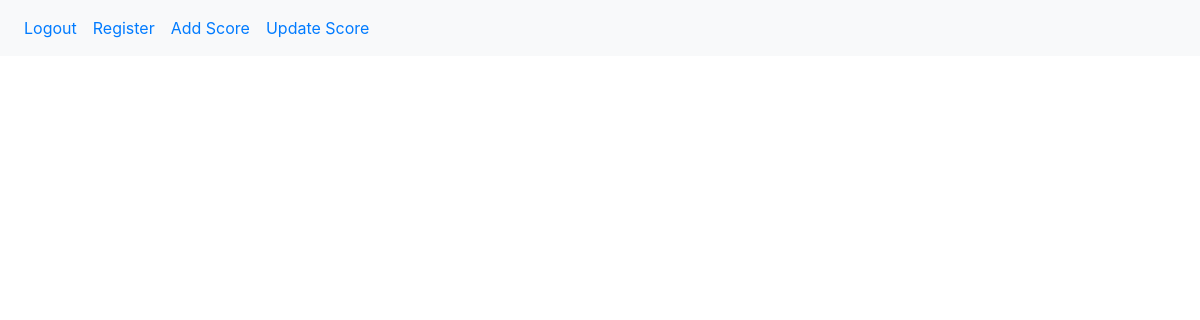
The app's page /update/ (signed in), older data.
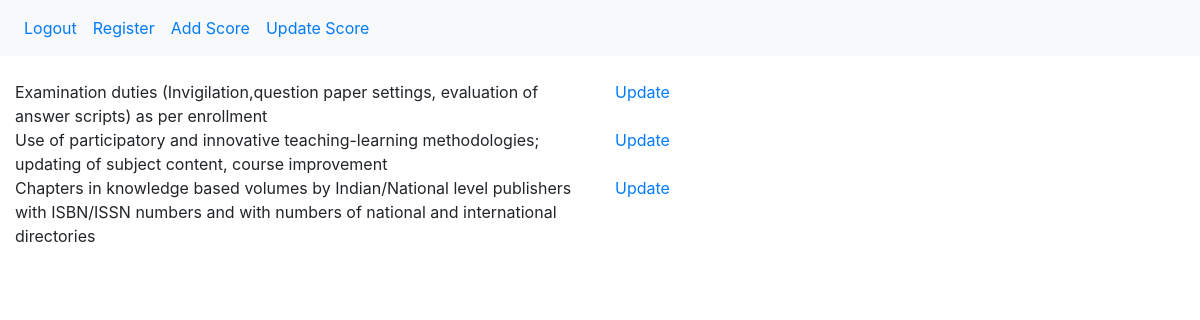
The same page, newer data.
### api/models.py (models this page shows, shortened)
class FacultyApi(models.Model):
    user = models.ForeignKey(FacultyProfile,on_delete=models.CASCADE)
    nature_of_activity = models.ForeignKey(Api,on_delete=models.CASCADE)
    self_assesment = models.PositiveSmallIntegerField(default=None,null=True,blank=True)
    verified_api_score = models.PositiveSmallIntegerField(default=None,null=True,blank=True)
    class Meta:
        constraints = [
            models.UniqueConstraint(fields=['nature_of_activity', 'user'],name='faculty_api')
        ]

class Api(models.Model):
    stream = models.ForeignKey(CategoryStream,on_delete=models.CASCADE)
    nature_of_activity = models.CharField(max_length=750)
    max_score = models.PositiveSmallIntegerField()
    class Meta:
        constraints = [
            models.UniqueConstraint(fields=['nature_of_activity', 'stream'],name='api')
        ]
    def __str__(self):
        return str(self.nature_of_activity)

### api/views.py (the view)
# urls.py: path('update/',views.FacultyApiList.as_view(),name='list_view'),
class FacultyApiList(ListView):
    context_object_name="list"
    def get_queryset(self,**kwargs):
        query = FacultyApi.objects.filter(user=FacultyProfile.objects.get(user=User.objects.get(id=self.request.user.id)))
        return query

### templates/api/facultyapi_list.html
{% extends "base.html" %}
{% block body_block %}
<div class="container-fluid">
    <div class="row">
        {% for item in list %}
            <div class="col-xl-6">{{ item.nature_of_activity }}</div>
            <a href="{% url 'api:update' pk=item.id %}" class="col-xl-6">Update</a>
        {% endfor %}
    </div>
</div>
{% endblock %}

Row changes from the older to the newer data that the page shows:
added FacultyApi: nature_of_activity "Examination duties (Invigilation,question paper settings, evaluation of answer scripts) as per enrollment"
added FacultyApi: nature_of_activity "Use of participatory and innovative teaching-learning methodologies; updating of subject content, course improvement"
added FacultyApi: nature_of_activity "Chapters in knowledge based volumes by Indian/National level publishers with ISBN/ISSN numbers and with numbers of national and international directories"
